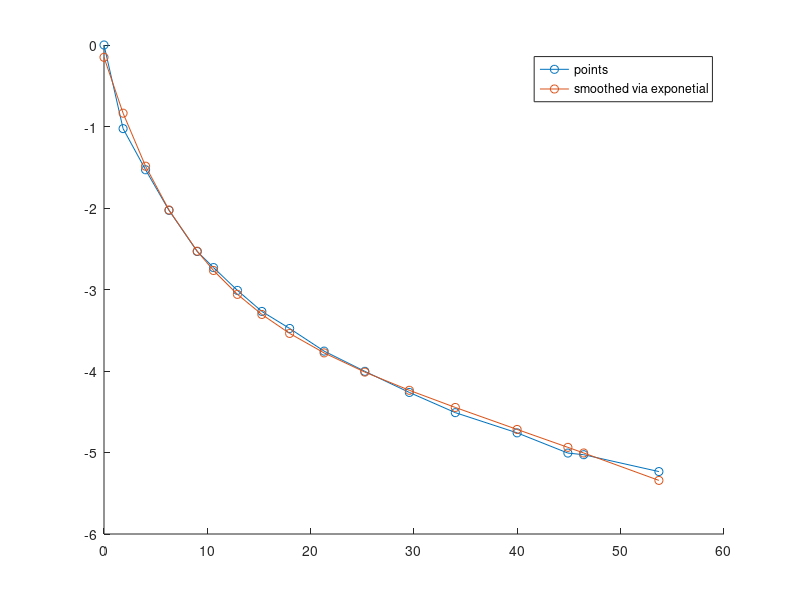

Write MATLAB code to recreate this figure.
close all
clear
clc

curve=load('digitized_curve.csv');


pres=curve(:,1);
disp=curve(:,2);





a =      -3.347;
b =    0.008726;
c =       3.196;
d =     -0.1191;

smooth = a*exp(b*pres) + c*exp(d*pres);



hold on

plot(pres,disp,'-o',pres,smooth,'-o')
legend('points','smoothed via exponetial')

%% plot vertical lines
hold on





f=@(x) a*exp(b*x) + c*exp(d*x)